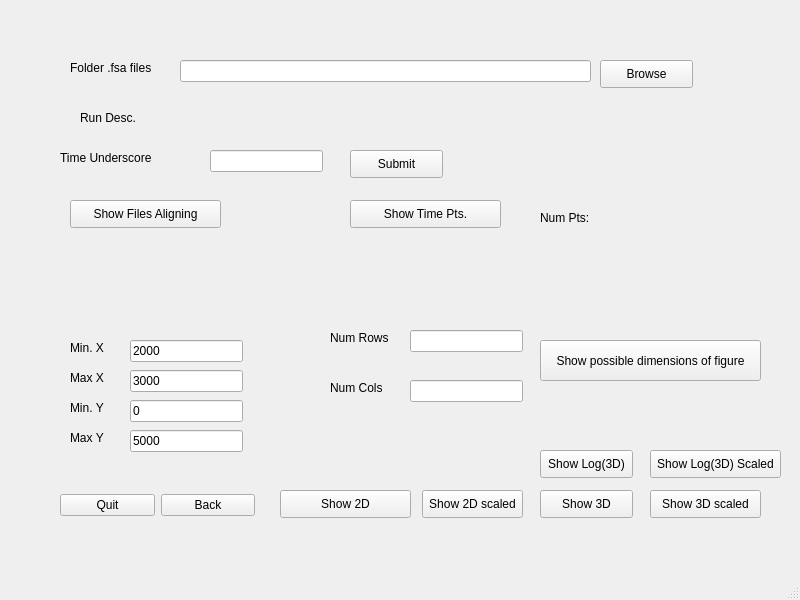
<?xml version="1.0" encoding="UTF-8"?>
<ui version="4.0">
 <class>MainWindow5</class>
 <widget class="QMainWindow" name="MainWindow5">
  <property name="geometry">
   <rect>
    <x>0</x>
    <y>0</y>
    <width>800</width>
    <height>600</height>
   </rect>
  </property>
  <property name="windowTitle">
   <string>MainWindow</string>
  </property>
  <widget class="QWidget" name="centralwidget">
   <widget class="QLabel" name="label">
    <property name="geometry">
     <rect>
      <x>70</x>
      <y>60</y>
      <width>101</width>
      <height>16</height>
     </rect>
    </property>
    <property name="text">
     <string>Folder .fsa files</string>
    </property>
   </widget>
   <widget class="QLineEdit" name="lineEdit">
    <property name="geometry">
     <rect>
      <x>180</x>
      <y>60</y>
      <width>411</width>
      <height>22</height>
     </rect>
    </property>
   </widget>
   <widget class="QPushButton" name="pushButton">
    <property name="geometry">
     <rect>
      <x>600</x>
      <y>60</y>
      <width>93</width>
      <height>28</height>
     </rect>
    </property>
    <property name="text">
     <string>Browse</string>
    </property>
   </widget>
   <widget class="QLabel" name="label_2">
    <property name="geometry">
     <rect>
      <x>60</x>
      <y>150</y>
      <width>121</width>
      <height>16</height>
     </rect>
    </property>
    <property name="text">
     <string>Time Underscore</string>
    </property>
   </widget>
   <widget class="QLineEdit" name="lineEdit_2">
    <property name="geometry">
     <rect>
      <x>210</x>
      <y>150</y>
      <width>113</width>
      <height>22</height>
     </rect>
    </property>
   </widget>
   <widget class="QLabel" name="label_3">
    <property name="geometry">
     <rect>
      <x>80</x>
      <y>110</y>
      <width>55</width>
      <height>16</height>
     </rect>
    </property>
    <property name="text">
     <string>Run Desc.</string>
    </property>
   </widget>
   <widget class="QLabel" name="label_4">
    <property name="geometry">
     <rect>
      <x>70</x>
      <y>340</y>
      <width>55</width>
      <height>16</height>
     </rect>
    </property>
    <property name="text">
     <string>Min. X</string>
    </property>
   </widget>
   <widget class="QLabel" name="label_5">
    <property name="geometry">
     <rect>
      <x>70</x>
      <y>370</y>
      <width>55</width>
      <height>16</height>
     </rect>
    </property>
    <property name="text">
     <string>Max X</string>
    </property>
   </widget>
   <widget class="QLabel" name="label_6">
    <property name="geometry">
     <rect>
      <x>70</x>
      <y>400</y>
      <width>55</width>
      <height>16</height>
     </rect>
    </property>
    <property name="text">
     <string>Min. Y</string>
    </property>
   </widget>
   <widget class="QLabel" name="label_7">
    <property name="geometry">
     <rect>
      <x>70</x>
      <y>430</y>
      <width>55</width>
      <height>16</height>
     </rect>
    </property>
    <property name="text">
     <string>Max Y</string>
    </property>
   </widget>
   <widget class="QLineEdit" name="lineEdit_3">
    <property name="geometry">
     <rect>
      <x>130</x>
      <y>340</y>
      <width>113</width>
      <height>22</height>
     </rect>
    </property>
    <property name="text">
     <string>2000</string>
    </property>
   </widget>
   <widget class="QLineEdit" name="lineEdit_4">
    <property name="geometry">
     <rect>
      <x>130</x>
      <y>370</y>
      <width>113</width>
      <height>22</height>
     </rect>
    </property>
    <property name="text">
     <string>3000</string>
    </property>
   </widget>
   <widget class="QLineEdit" name="lineEdit_5">
    <property name="geometry">
     <rect>
      <x>130</x>
      <y>400</y>
      <width>113</width>
      <height>22</height>
     </rect>
    </property>
    <property name="text">
     <string>0</string>
    </property>
   </widget>
   <widget class="QLineEdit" name="lineEdit_6">
    <property name="geometry">
     <rect>
      <x>130</x>
      <y>430</y>
      <width>113</width>
      <height>22</height>
     </rect>
    </property>
    <property name="text">
     <string>5000</string>
    </property>
   </widget>
   <widget class="QPushButton" name="pushButton_2">
    <property name="geometry">
     <rect>
      <x>350</x>
      <y>150</y>
      <width>93</width>
      <height>28</height>
     </rect>
    </property>
    <property name="text">
     <string>Submit</string>
    </property>
   </widget>
   <widget class="QLabel" name="label_8">
    <property name="geometry">
     <rect>
      <x>160</x>
      <y>110</y>
      <width>511</width>
      <height>16</height>
     </rect>
    </property>
    <property name="text">
     <string/>
    </property>
   </widget>
   <widget class="QPushButton" name="pushButton_7">
    <property name="geometry">
     <rect>
      <x>350</x>
      <y>200</y>
      <width>151</width>
      <height>28</height>
     </rect>
    </property>
    <property name="text">
     <string>Show Time Pts.</string>
    </property>
   </widget>
   <widget class="QPushButton" name="pushButton_8">
    <property name="geometry">
     <rect>
      <x>70</x>
      <y>200</y>
      <width>151</width>
      <height>28</height>
     </rect>
    </property>
    <property name="text">
     <string>Show Files Aligning</string>
    </property>
   </widget>
   <widget class="QLabel" name="label_9">
    <property name="geometry">
     <rect>
      <x>330</x>
      <y>330</y>
      <width>71</width>
      <height>16</height>
     </rect>
    </property>
    <property name="text">
     <string>Num Rows</string>
    </property>
   </widget>
   <widget class="QLabel" name="label_10">
    <property name="geometry">
     <rect>
      <x>330</x>
      <y>380</y>
      <width>71</width>
      <height>16</height>
     </rect>
    </property>
    <property name="text">
     <string>Num Cols</string>
    </property>
   </widget>
   <widget class="QLineEdit" name="lineEdit_7">
    <property name="geometry">
     <rect>
      <x>410</x>
      <y>330</y>
      <width>113</width>
      <height>22</height>
     </rect>
    </property>
   </widget>
   <widget class="QLineEdit" name="lineEdit_8">
    <property name="geometry">
     <rect>
      <x>410</x>
      <y>380</y>
      <width>113</width>
      <height>22</height>
     </rect>
    </property>
   </widget>
   <widget class="QPushButton" name="pushButton_3">
    <property name="geometry">
     <rect>
      <x>540</x>
      <y>340</y>
      <width>221</width>
      <height>41</height>
     </rect>
    </property>
    <property name="text">
     <string>Show possible dimensions of figure</string>
    </property>
   </widget>
   <widget class="QPushButton" name="pushButton_4">
    <property name="geometry">
     <rect>
      <x>280</x>
      <y>490</y>
      <width>131</width>
      <height>28</height>
     </rect>
    </property>
    <property name="text">
     <string>Show 2D</string>
    </property>
   </widget>
   <widget class="QPushButton" name="pushButton_5">
    <property name="geometry">
     <rect>
      <x>540</x>
      <y>490</y>
      <width>93</width>
      <height>28</height>
     </rect>
    </property>
    <property name="text">
     <string>Show 3D</string>
    </property>
   </widget>
   <widget class="QWidget" name="layoutWidget">
    <property name="geometry">
     <rect>
      <x>60</x>
      <y>490</y>
      <width>195</width>
      <height>30</height>
     </rect>
    </property>
    <layout class="QHBoxLayout" name="horizontalLayout">
     <item>
      <widget class="QPushButton" name="pushButton_6">
       <property name="text">
        <string>Quit</string>
       </property>
      </widget>
     </item>
     <item>
      <widget class="QPushButton" name="pushButton_9">
       <property name="text">
        <string>Back</string>
       </property>
      </widget>
     </item>
    </layout>
   </widget>
   <widget class="QPushButton" name="pushButton_10">
    <property name="geometry">
     <rect>
      <x>650</x>
      <y>490</y>
      <width>111</width>
      <height>28</height>
     </rect>
    </property>
    <property name="text">
     <string>Show 3D scaled</string>
    </property>
   </widget>
   <widget class="QPushButton" name="pushButton_11">
    <property name="geometry">
     <rect>
      <x>422</x>
      <y>490</y>
      <width>101</width>
      <height>28</height>
     </rect>
    </property>
    <property name="text">
     <string>Show 2D scaled</string>
    </property>
   </widget>
   <widget class="QLabel" name="label_11">
    <property name="geometry">
     <rect>
      <x>540</x>
      <y>210</y>
      <width>55</width>
      <height>16</height>
     </rect>
    </property>
    <property name="text">
     <string>Num Pts:</string>
    </property>
   </widget>
   <widget class="QLabel" name="label_12">
    <property name="geometry">
     <rect>
      <x>620</x>
      <y>210</y>
      <width>55</width>
      <height>16</height>
     </rect>
    </property>
    <property name="text">
     <string/>
    </property>
   </widget>
   <widget class="QPushButton" name="pushButton_12">
    <property name="geometry">
     <rect>
      <x>540</x>
      <y>450</y>
      <width>93</width>
      <height>28</height>
     </rect>
    </property>
    <property name="text">
     <string>Show Log(3D)</string>
    </property>
   </widget>
   <widget class="QPushButton" name="pushButton_13">
    <property name="geometry">
     <rect>
      <x>650</x>
      <y>450</y>
      <width>131</width>
      <height>28</height>
     </rect>
    </property>
    <property name="text">
     <string>Show Log(3D) Scaled</string>
    </property>
   </widget>
  </widget>
  <widget class="QMenuBar" name="menubar">
   <property name="geometry">
    <rect>
     <x>0</x>
     <y>0</y>
     <width>800</width>
     <height>26</height>
    </rect>
   </property>
  </widget>
  <widget class="QStatusBar" name="statusbar"/>
 </widget>
 <resources/>
 <connections/>
</ui>
